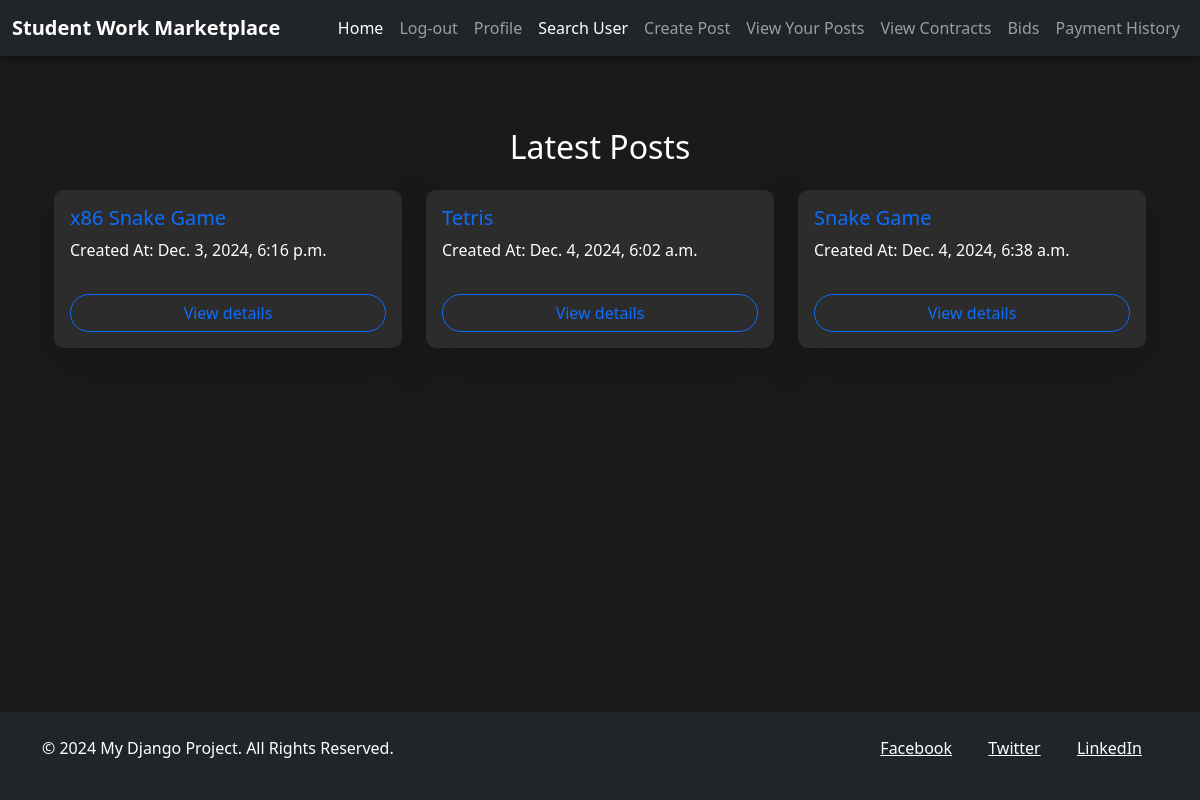
/view_post (signed in), run on the app's committed database.
### webapp/models.py (models this page shows, shortened)
class Post(models.Model):
    user = models.ForeignKey(
        Custom_user, on_delete=models.CASCADE, blank=False, null=False
    )
    title = models.TextField(max_length=50, blank=False, null=False)
    text = models.TextField(max_length=1000, blank=False, null=False)
    created_at = models.DateTimeField(auto_now_add=True, null=False)
    updated_at = models.DateTimeField(auto_now=True, null=False)
    tags = models.ManyToManyField(Tags, related_name="posts", blank=True)
    pay = models.IntegerField(null=False, blank=False)

### webapp/views.py (the view)
# urls.py: path("view_post", views.view_post, name="view_post"),
@login_required
def view_post(request):
    if request.user.typee == "client":
        posts = Post.objects.filter(user=request.user)
        content = {"posts": posts}
        return render(request, "view_post.html", content)
    else:
        return HttpResponseForbidden("you are not client")

### webapp/templates/view_post.html (shortened to what this page needs)
{% extends "base.html" %}
{% block content %}
<div class="container mt-5">
    <h2 class="text-center text-white mb-4">Latest Posts</h2>
    <div class="row justify-content-center">
        {% for post in posts %}
        <div class="col-md-4 mb-4">
            <div class="card h-100 shadow-lg" style="background-color: #2c2c2c; border: none; border-radius: 10px;">
                <div class="card-body text-white">
                    <h5 class="card-title text-primary">{{ post.title }}</h5>
                    <p class="card-text">Created At: {{ post.created_at }}</p>
                    <a href="{% url 'post_details' post.pk %}" class="btn btn-outline-primary w-100 mt-3">View details</a>
                </div>
            </div>
        </div>
        {% endfor %}
    </div>
</div>
{% endblock %}

### webapp/templates/base.html (style rules this page uses)
html, body { height: 100%; margin: 0; display: flex; flex-direction: column; background-color: #1a1a1a; color: #fff; }
.container { flex: 1; }
.btn { border-radius: 25px; transition: all 0.3s ease; }

### data on the page
Post: title "x86 Snake Game", created_at "Dec. 3, 2024, 6:16 p.m."
Post: title "Tetris", created_at "Dec. 4, 2024, 6:02 a.m."
Post: title "Snake Game", created_at "Dec. 4, 2024, 6:38 a.m."
